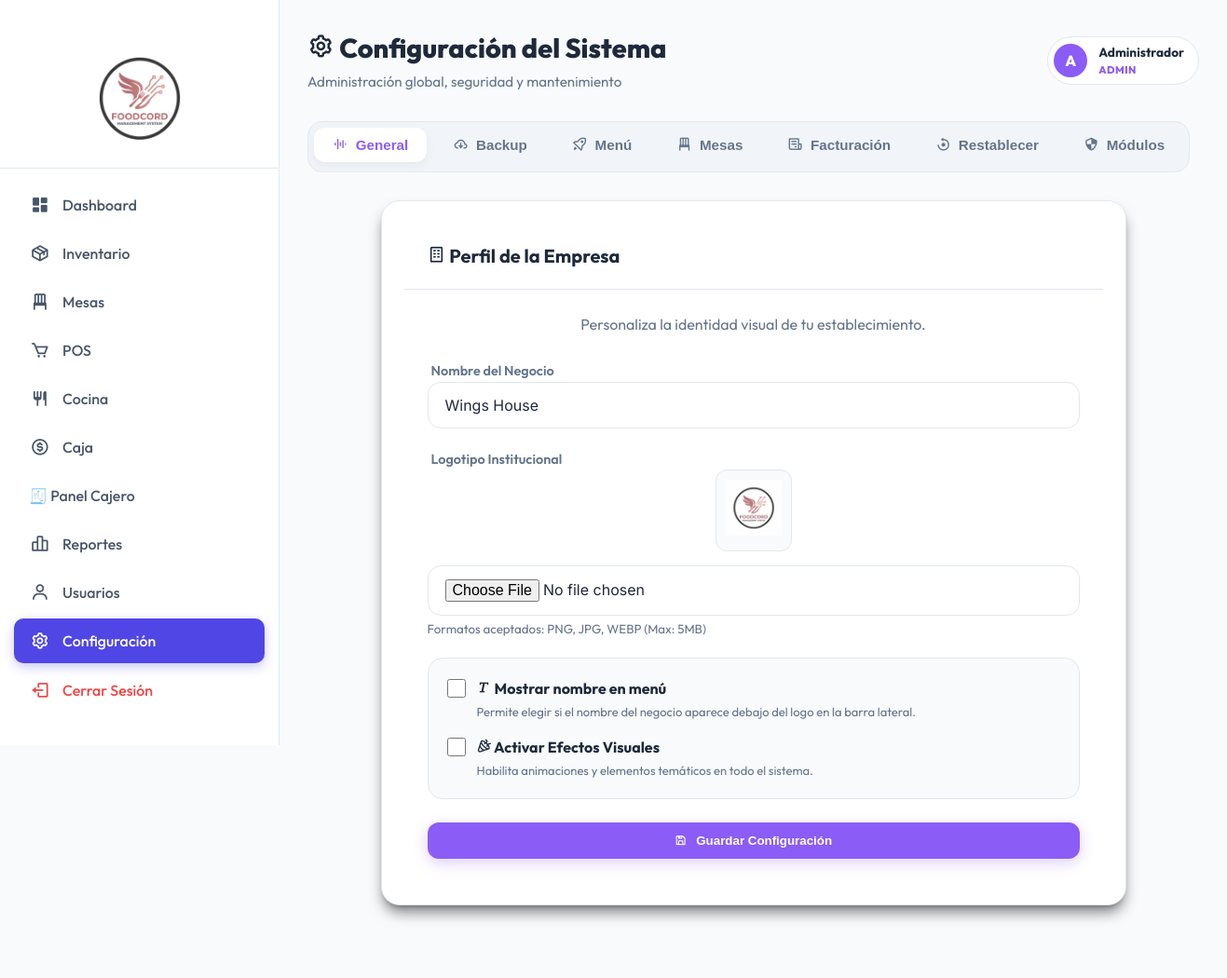
Page /configuracion.php (signed in) on the committed database.
### tables this page shows
CREATE TABLE IF NOT EXISTS modules (
    id INT AUTO_INCREMENT PRIMARY KEY,
    module_key VARCHAR(50) UNIQUE NOT NULL,
    name VARCHAR(100) NOT NULL,
    icon VARCHAR(10) DEFAULT '',
    file_path VARCHAR(100) NOT NULL,
    display_order INT DEFAULT 0,
    is_active TINYINT(1) DEFAULT 1,
    created_at TIMESTAMP DEFAULT CURRENT_TIMESTAMP
);

CREATE TABLE `roles` (
  `id` int(11) NOT NULL AUTO_INCREMENT,
  `name` varchar(50) NOT NULL,
  PRIMARY KEY (`id`),
  UNIQUE KEY `name` (`name`)
);

### configuracion.php (the view, shortened to what the rows shown need)
<?php
require_once __DIR__ . '/config/db.php';
require_once __DIR__ . '/includes/modules_helper.php';
try {
    $pdo->exec("CREATE TABLE IF NOT EXISTS settings (
        id INT AUTO_INCREMENT PRIMARY KEY,
        setting_key VARCHAR(50) NOT NULL UNIQUE,
        setting_value TEXT,
        updated_at TIMESTAMP DEFAULT CURRENT_TIMESTAMP ON UPDATE CURRENT_TIMESTAMP
    ) ENGINE=InnoDB");
    $pdo->exec("CREATE TABLE IF NOT EXISTS deleted_invoices_log (
        id INT AUTO_INCREMENT PRIMARY KEY,
        original_invoice_id INT NOT NULL,
        order_id INT NOT NULL,
        amount DECIMAL(10,2) NOT NULL,
        payment_method VARCHAR(50),
        deleted_by INT NOT NULL,
        deleted_at TIMESTAMP DEFAULT CURRENT_TIMESTAMP,
        reason TEXT
    ) ENGINE=InnoDB");
    $modules_to_ensure = [
        ['name' => 'Editar Productos', 'key' => 'inventory_edit', 'icon' => 'âœï¸', 'path' => '#', 'order' => 25],
        ['name' => 'Eliminar Productos', 'key' => 'inventory_delete', 'icon' => 'ðŸ—‘ï¸', 'path' => '#', 'order' => 26],
        ['name' => 'Gestionar Facturas', 'key' => 'config_invoices_manage', 'icon' => 'ðŸ“', 'path' => 'gestion_facturas.php', 'order' => 90],
        ['name' => 'Pedido Libre', 'key' => 'pedido_libre', 'icon' => 'ðŸ›’', 'path' => 'mesas.php', 'order' => 15]
    ];
    foreach ($modules_to_ensure as $mod) {
        $stmt = $pdo->prepare("SELECT id FROM modules WHERE module_key = ?");
        $stmt->execute([$mod['key']]);
        if ($stmt->rowCount() == 0) {
            $newModId = $pdo->lastInsertId();
            $pdo->exec("INSERT IGNORE INTO role_modules (role_id, module_id) VALUES (1, $newModId)");
        }
    }
} catch (Exception $e) {
}
$stmt = $pdo->prepare('SELECT name FROM roles WHERE id = ?');
$stmt->execute([$_SESSION['role_id']]);
$user_role_name = $stmt->fetchColumn() ?: 'Usuario';
?>
<?php include __DIR__ . '/includes/header.php'; ?>
<div class="dashboard-wrapper">
    <?php include __DIR__ . '/includes/sidebar.php'; ?>
    <main class="main-content">
        <div class="fc-header" style="margin-bottom: 30px;">
            <div class="fc-header-left">
                <h1><i class='bx bx-cog'></i> Configuración del Sistema</h1>
            </div>
            <div class="fc-header-right">
                <div class="fc-user-pill">
                    <div class="fc-user-info">
                        <span class="name"><?= htmlspecialchars($_SESSION['name']) ?></span>
                        <span class="role"><?= htmlspecialchars($user_role_name) ?></span>
                    </div>
                </div>
            </div>
        </div>
    </main>
</div>
<?php include __DIR__ . '/includes/footer.php'; ?>

### includes/sidebar.php (shortened to what the rows shown need)
<?php
require_once __DIR__ . '/modules_helper.php';
$current_page = basename($_SERVER['PHP_SELF']);
$user_modules = [];
if (modulesTableExists($pdo)) {
    $user_modules = getUserModules($pdo, $_SESSION['role_id']);
}
$use_legacy = empty($user_modules);
function getIcon($page)
{
    switch ($page) {
        case 'inicio.php':
            return "<i class='bx bxs-dashboard'></i>";
        case 'productos.php':
            return "<i class='bx bx-package'></i>";
        case 'mesas.php':
            return "<i class='bx bx-chair'></i>";
        case 'venta.php':
            return "<i class='bx bx-cart'></i>";
        case 'cocina.php':
            return "<i class='bx bx-restaurant'></i>";
        case 'caja.php':
            return "<i class='bx bx-dollar-circle'></i>";
        case 'reportes.php':
            return "<i class='bx bx-bar-chart-alt-2'></i>";
        case 'usuarios.php':
            return "<i class='bx bx-user'></i>";
        case 'configuracion.php':
            return "<i class='bx bx-cog'></i>";
        default:
            return "<i class='bx bx-circle'></i>";
    }
}
?>
<aside class="sidebar">
    <ul class="sidebar-menu">
        <?php if ($use_legacy): ?>
            <?php if ($_SESSION['role_id'] == 1 || $_SESSION['role_id'] == 5):  ?>
                <li><a href="inicio.php"
                        class="<?= $current_page == 'inicio.php' ? 'active' : '' ?>"><?= getIcon('inicio.php') ?> Dashboard</a>
                </li>
                <li><a href="productos.php"
                        class="<?= $current_page == 'productos.php' ? 'active' : '' ?>"><?= getIcon('productos.php') ?>
                        Menú</a>
                </li>
                <li><a href="inventario_insumos.php"
                        class="<?= $current_page == 'inventario_insumos.php' ? 'active' : '' ?>"><?= getIcon('inventario_insumos.php') ?>
                        Insumos</a></li>
                <li><a href="gestion_recetas.php"
                        class="<?= $current_page == 'gestion_recetas.php' ? 'active' : '' ?>"><?= getIcon('gestion_recetas.php') ?>
                        Recetas/Costos</a></li>
            <?php endif; ?>
            <?php if ($_SESSION['role_id'] == 1 || $_SESSION['role_id'] == 5 || $_SESSION['role_id'] == 2):  ?>
                <li><a href="mesas.php" class="<?= $current_page == 'mesas.php' ? 'active' : '' ?>"><?= getIcon('mesas.php') ?>
                        Mesas</a></li>
            <?php endif; ?>
            <?php if ($_SESSION['role_id'] == 1 || $_SESSION['role_id'] == 5):  ?>
                <!-- <li><a href="mesas.php?tab=libre"
                        class="<?= $current_page == 'venta.php' ? 'active' : '' ?>"><?= getIcon('venta.php') ?>
                        POS</a></li> -->
                <li><a href="cocina.php"
                        class="<?= $current_page == 'cocina.php' ? 'active' : '' ?>"><?= getIcon('cocina.php') ?> Cocina</a>
                </li>
                <li><a href="caja.php" class="<?= $current_page == 'caja.php' ? 'active' : '' ?>"><?= getIcon('caja.php') ?>
                        Caja</a></li>
                <li><a href="cuentas.php" class="<?= $current_page == 'cuentas.php' ? 'active' : '' ?>"><i
                            class='bx bx-receipt'></i>
                        Cuentas</a></li>
                <li><a href="pedidosya.php"
                        class="<?= $current_page == 'pedidosya.php' || $current_page == 'factura_pedidosya.php' ? 'active' : '' ?>"><?= getIcon('pedidosya.php') ?>
                        PedidosYa</a></li>
                <li><a href="reportes.php"
                        class="<?= $current_page == 'reportes.php' ? 'active' : '' ?>"><?= getIcon('reportes.php') ?>
                        Reportes</a></li>
                <li><a href="usuarios.php"
                        class="<?= $current_page == 'usuarios.php' ? 'active' : '' ?>"><?= getIcon('usuarios.php') ?>
                        Usuarios</a></li>
                <li><a href="configuracion.php"
                        class="<?= $current_page == 'configuracion.php' ? 'active' : '' ?>"><?= getIcon('configuracion.php') ?>
                        Configuración</a></li>
            <?php endif; ?>
        <?php else: ?>
            <?php foreach ($user_modules as $module): ?>
                <?php
                if (
                    strpos($module['module_key'], 'config_') === 0 ||
                    in_array($module['module_key'], ['inventory_edit', 'inventory_delete', 'pedido_libre', 'pedidosya'])
                ) {
                    continue;
                }
                $is_active = ($current_page == $module['file_path']);
                $mappedIcon = getIcon($module['file_path']);
                if (strpos($mappedIcon, 'bx-circle') !== false && !empty($module['icon'])) {
                    $mappedIcon = $module['icon'];
                }
                ?>
                <li>
                    <a href="<?= htmlspecialchars($module['file_path']) ?>" class="<?= $is_active ? 'active' : '' ?>">
                        <?= $mappedIcon ?>         <?= htmlspecialchars($module['name']) ?>
                    </a>
                </li>
            <?php endforeach; ?>
        <?php endif; ?>
    </ul>
</aside>

### rows in the picture
modules: file_path "inicio.php" (drawn), name "Dashboard"
modules: file_path "productos.php" (drawn), name "Inventario"
modules: file_path "mesas.php" (drawn), name "Mesas"
modules: file_path "venta.php" (drawn), name "POS"
modules: file_path "cocina.php" (drawn), name "Cocina"
modules: file_path "caja.php" (drawn), name "Caja"
modules: icon "🧾", name "Panel Cajero"
modules: file_path "reportes.php" (drawn), name "Reportes"
modules: file_path "usuarios.php" (drawn), name "Usuarios"
modules: name "Configuración"
roles: name "ADMIN"

### other values in the picture
substr($_SESSION['name'], 0, 1) "A"
$_SESSION['name'] "Administrador"
